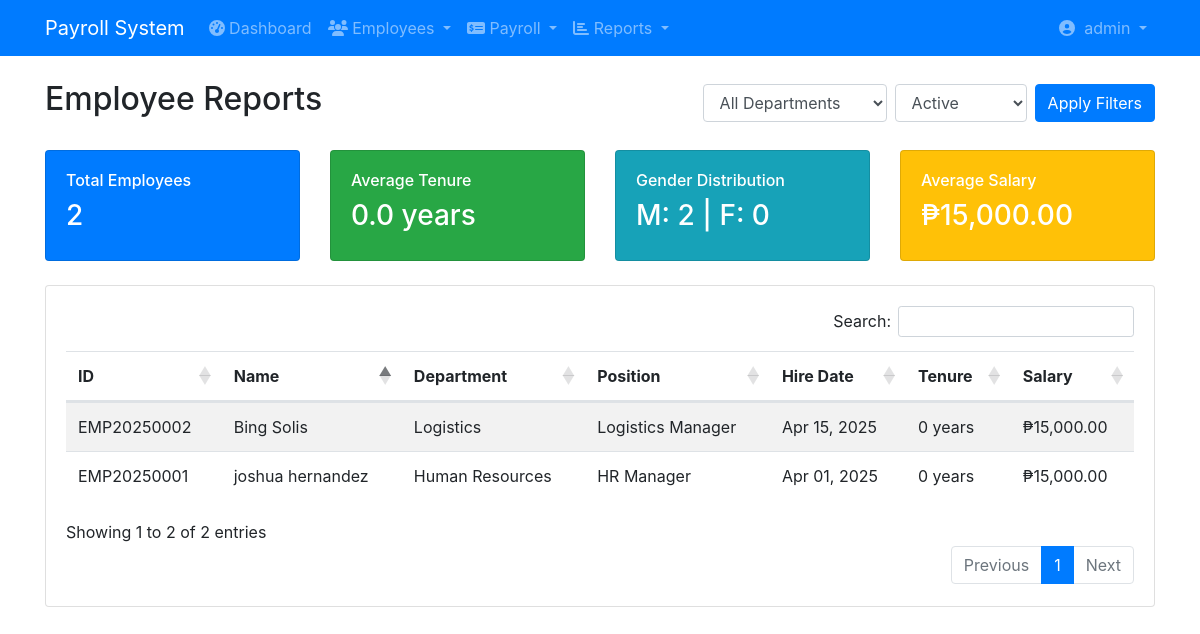
/payroll/employee_reports.php (signed in), run on the app's committed database.
### tables this page shows
CREATE TABLE `users` (
  `user_id` int(11) NOT NULL,
  `username` varchar(50) NOT NULL,
  `password` varchar(255) NOT NULL,
  `email` varchar(100) NOT NULL,
  `first_name` varchar(50) NOT NULL,
  `last_name` varchar(50) NOT NULL,
  `role` enum('admin','manager','hr','accountant','employee') NOT NULL,
  `status` enum('active','inactive','suspended') NOT NULL DEFAULT 'active',
  `last_login` datetime DEFAULT NULL,
  `password_reset_token` varchar(100) DEFAULT NULL,
  `password_reset_expires` datetime DEFAULT NULL,
  `created_at` timestamp NOT NULL DEFAULT current_timestamp(),
  `updated_at` timestamp NOT NULL DEFAULT current_timestamp() ON UPDATE current_timestamp()
);

CREATE TABLE `employees` (
  `employee_id` varchar(20) NOT NULL,
  `first_name` varchar(50) DEFAULT NULL,
  `last_name` varchar(50) DEFAULT NULL,
  `email` varchar(100) DEFAULT NULL,
  `password` varchar(255) NOT NULL,
  `phone` varchar(20) DEFAULT NULL,
  `date_of_birth` date DEFAULT NULL,
  `gender` varchar(10) DEFAULT NULL,
  `nationality` varchar(50) DEFAULT NULL,
  `marital_status` varchar(20) DEFAULT NULL,
  `hire_date` date DEFAULT NULL,
  `employment_status` varchar(20) DEFAULT NULL,
  `department_id` int(11) DEFAULT NULL,
  `position_id` int(11) DEFAULT NULL,
  `manager_id` varchar(20) DEFAULT NULL,
  `last_login` datetime DEFAULT NULL,
  `created_at` timestamp NOT NULL DEFAULT current_timestamp(),
  `updated_at` timestamp NOT NULL DEFAULT current_timestamp()
);

CREATE TABLE `departments` (
  `department_id` int(11) NOT NULL,
  `department_name` varchar(100) DEFAULT NULL,
  `department_head_id` varchar(20) DEFAULT NULL,
  `parent_department_id` int(11) DEFAULT NULL,
  `created_at` timestamp NOT NULL DEFAULT current_timestamp()
);

CREATE TABLE `positions` (
  `position_id` int(11) NOT NULL,
  `position_title` varchar(100) DEFAULT NULL,
  `job_grade` varchar(20) DEFAULT NULL,
  `job_family` varchar(50) DEFAULT NULL,
  `created_at` timestamp NOT NULL DEFAULT current_timestamp()
);

### payroll/employee_reports.php (the view, shortened to what this page needs)
<?php
require_once('config/database.php');
$department_id = isset($_GET['department_id']) ? $_GET['department_id'] : '';
$status = isset($_GET['status']) ? $_GET['status'] : 'ACTIVE';
$emp_query = "SELECT e.*, d.department_name, p.position_title,
                (SELECT SUM(amount) FROM employee_salary es
                 WHERE es.employee_id = e.employee_id
                 AND (es.effective_to IS NULL OR es.effective_to >= CURDATE())
                ) as current_salary
              FROM employees e
              LEFT JOIN departments d ON e.department_id = d.department_id
              LEFT JOIN positions p ON e.position_id = p.position_id
              WHERE e.employment_status = ?
              " . ($department_id ? "AND e.department_id = ?" : "");
$stmt = $conn->prepare($emp_query);
if ($department_id) {
    $stmt->bind_param("si", $status, $department_id);
} else {
    $stmt->bind_param("s", $status);
}
$stmt->execute();
$employees = $stmt->get_result();
$stats_query = "SELECT
                COUNT(*) as total_count,
                AVG(TIMESTAMPDIFF(YEAR, hire_date, CURDATE())) as avg_tenure,
                COUNT(CASE WHEN gender = 'Male' THEN 1 END) as male_count,
                COUNT(CASE WHEN gender = 'Female' THEN 1 END) as female_count
               FROM employees
               WHERE employment_status = ?";
$stmt = $conn->prepare($stats_query);
$stmt->bind_param("s", $status);
$stmt->execute();
$stats = $stmt->get_result()->fetch_assoc();
?>
<!DOCTYPE html>
<html>
<head>
    <link rel="stylesheet" href="https://stackpath.bootstrapcdn.com/bootstrap/4.5.2/css/bootstrap.min.css">
    <link rel="stylesheet" href="https://cdn.datatables.net/1.10.22/css/dataTables.bootstrap4.min.css">
    <link rel="stylesheet" href="https://cdn.datatables.net/buttons/1.6.5/css/buttons.bootstrap4.min.css">
    <link rel="stylesheet" href="https://cdnjs.cloudflare.com/ajax/libs/font-awesome/5.15.4/css/all.min.css">
</head>
<body>
    <?php include 'includes/navbar.php'; ?>
    <div class="container mt-4">
        <div class="d-flex justify-content-between align-items-center mb-4">
            <h2>Employee Reports</h2>
            <form method="GET" class="form-inline">
                <select name="department_id" class="form-control mr-2">
                    <option value="">All Departments</option>
                </select>
                <select name="status" class="form-control mr-2">
                    <option value="ACTIVE" <?php echo $status == 'ACTIVE' ? 'selected' : ''; ?>>Active</option>
                </select>
                <button type="submit" class="btn btn-primary">Apply Filters</button>
            </form>
        </div>
        <div class="row mb-4">
            <div class="col-md-3">
                <div class="card bg-primary text-white">
                    <div class="card-body">
                        <h6>Total Employees</h6>
                        <h3><?php echo $stats['total_count']; ?></h3>
                    </div>
                </div>
            </div>
            <div class="col-md-3">
                <div class="card bg-success text-white">
                    <div class="card-body">
                        <h6>Average Tenure</h6>
                        <h3><?php echo number_format($stats['avg_tenure'], 1); ?> years</h3>
                    </div>
                </div>
            </div>
            <div class="col-md-3">
                <div class="card bg-info text-white">
                    <div class="card-body">
                        <h6>Gender Distribution</h6>
                        <h3>M: <?php echo $stats['male_count']; ?> | F: <?php echo $stats['female_count']; ?></h3>
                    </div>
                </div>
            </div>
            <div class="col-md-3">
                <div class="card bg-warning text-white">
                    <div class="card-body">
                        <h6>Average Salary</h6>
                        <h3>₱<?php
                            $total_salary = 0;
                            $count = 0;
                            $employees->data_seek(0);
                            while($emp = $employees->fetch_assoc()) {
                                if($emp['current_salary']) {
                                    $total_salary += $emp['current_salary'];
                                    $count++;
                                }
                            }
                            echo number_format($count ? $total_salary/$count : 0, 2);
                        ?></h3>
                    </div>
                </div>
            </div>
        </div>
        <div class="card">
            <div class="card-body">
                <table id="employeeTable" class="table table-striped">
                    <thead>
                        <tr>
                            <th>ID</th>
                            <th>Name</th>
                            <th>Department</th>
                            <th>Position</th>
                            <th>Hire Date</th>
                            <th>Tenure</th>
                            <th>Salary</th>
                        </tr>
                    </thead>
                    <tbody>
                        <?php
                        $employees->data_seek(0);
                        while($emp = $employees->fetch_assoc()):
                            $tenure = date_diff(date_create($emp['hire_date']), date_create('now'))->y;
                        ?>
                        <tr>
                            <td><?php echo $emp['employee_id']; ?></td>
                            <td><?php echo $emp['first_name'] . ' ' . $emp['last_name']; ?></td>
                            <td><?php echo $emp['department_name']; ?></td>
                            <td><?php echo $emp['position_title']; ?></td>
                            <td><?php echo date('M d, Y', strtotime($emp['hire_date'])); ?></td>
                            <td><?php echo $tenure . ' year' . ($tenure != 1 ? 's' : ''); ?></td>
                            <td>₱<?php echo number_format($emp['current_salary'] ?? 0, 2); ?></td>
                        </tr>
                        <?php endwhile; ?>
                    </tbody>
                </table>
            </div>
        </div>
    </div>
</body>
</html>

### payroll/includes/navbar.php (shortened to what this page needs)
<?php
$user_id = $_SESSION['user_id'];
$query = "SELECT first_name, last_name, role, username FROM users WHERE user_id = ?";
$stmt = $conn->prepare($query);
$stmt->bind_param('i', $user_id);
$stmt->execute();
$user = $stmt->get_result()->fetch_assoc();
?>
<nav class="navbar navbar-expand-lg navbar-dark bg-primary">
    <div class="container">
        <a class="navbar-brand" href="index.php">
            Payroll System
        </a>
        <div class="collapse navbar-collapse" id="navbarNav">
            <ul class="navbar-nav mr-auto">
                <li class="nav-item">
                    <a class="nav-link" href="index.php">
                        <i class="fas fa-tachometer-alt"></i> Dashboard
                    </a>
                </li>
                <li class="nav-item dropdown">
                    <a class="nav-link dropdown-toggle" href="#" data-toggle="dropdown">
                        <i class="fas fa-users"></i> Employees
                    </a>
                </li>
                <li class="nav-item dropdown">
                    <a class="nav-link dropdown-toggle" href="#" data-toggle="dropdown">
                        <i class="fas fa-money-check-alt"></i> Payroll
                    </a>
                </li>
                <li class="nav-item dropdown">
                    <a class="nav-link dropdown-toggle" href="#" data-toggle="dropdown">
                        <i class="fas fa-chart-bar"></i> Reports
                    </a>
                </li>
            </ul>
            <ul class="navbar-nav">
                <li class="nav-item dropdown">
                    <a class="nav-link dropdown-toggle" href="#" data-toggle="dropdown">
                        <i class="fas fa-user-circle"></i>&nbsp;
                        <?php echo $user['username']; ?>
                    </a>
                </li>
            </ul>
        </div>
    </div>
</nav>

### data on the page
users: username "admin"
employees: employee_id "EMP20250001", first_name "joshua", last_name "hernandez", department.department_name "Human Resources", position.position_title "HR Manager", hire_date "Apr 01, 2025", hire_date "0", current_salary "15,000.00"
employees: employee_id "EMP20250002", first_name "Bing", last_name "Solis", department.department_name "Logistics", position.position_title "Logistics Manager", hire_date "Apr 15, 2025", hire_date "0", current_salary "15,000.00"

### other printed values
$stats['total_count'] "2"
$stats['avg_tenure'] "0.0"
$stats['male_count'] "2"
$stats['female_count'] "0"
$count ? $total_salary/$count : 0 "15,000.00"
